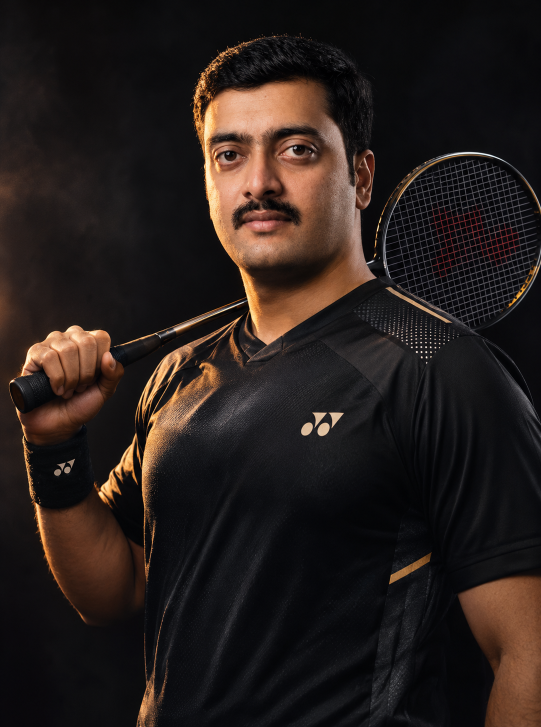
#> input picture Profile/Anto.png, 1082 x 1454 px (shown at 1/2 size); its folder holds only this picture in this run
$ python photos.py
#> lines starting #> are read from the running program, lines starting #| are printed output that depends on the picture
"""Player photos from ../Profile.

portrait: a 3:4 head-and-shoulders frame cut around the face, so every player is framed the same way:
          the face box fills about PORTRAIT_FACE of the width with its centre PORTRAIT_EYE of the way down.
          A photo too tight to allow that is used whole; only a photo smaller than the frame in both
          directions is padded with a blurred, darkened copy of itself.
avatar:   a square around the face for the small round pictures, face centre slightly above the middle.
FACE_OVERRIDE holds the face box (centre x, centre y, width, as fractions of the photo) measured with
OpenCV's frontal-face Haar cascade (opencv-python-headless < 5); Pawan looks up mid-smash, which the
cascade misses, so that one is measured by hand. A new photo needs its entry updated (or removed, to
let detection run).

To add or swap a photo: put it in ../Profile with the player's file name (any of .png .jpg .jpeg .webp).
"""
import base64, io, os, glob
from PIL import Image, ImageOps, ImageFilter, ImageEnhance

HERE = os.path.dirname(os.path.abspath(__file__))
SRC = os.path.join(HERE, '..', 'Profile')
# file name without extension: the first image in Profile/ with this name is used
FILES = {'Anto': 'Anto', 'Jothi Sai': 'sai', 'John': 'John', 'Pawan': 'Pawan', 'Dinesh': 'Dinesh', 'Pratap': 'Prathap', 'Bhanu': 'Bhanu'}
# face box: centre x, centre y (fractions of width/height) and box width (fraction of width)
FACE_OVERRIDE = {'Anto': (0.485, 0.232, 0.321), 'Jothi Sai': (0.512, 0.270, 0.197), 'John': (0.477, 0.279, 0.222),
                 'Pawan': (0.410, 0.349, 0.160), 'Dinesh': (0.566, 0.237, 0.198), 'Pratap': (0.505, 0.368, 0.412),
                 'Bhanu': (0.520, 0.171, 0.196)}
PORTRAIT_FACE = 0.30   # face box width / frame width
PORTRAIT_EYE = 0.33    # face centre height / frame height
AVATAR_SIDE = 2.3      # avatar side / face box width
RATIO = 3 / 4
PW, PH = 540, 720


def _path(p):
    stem = FILES[p].lower()
    for f in sorted(glob.glob(os.path.join(SRC, '*'))):
        if os.path.splitext(os.path.basename(f))[0].lower() == stem and f.lower().endswith(('.png', '.jpg', '.jpeg', '.webp')):
            return f
    raise FileNotFoundError(f'No photo for {p} in Profile/ (looked for {FILES[p]}.png/.jpg/.jpeg/.webp)')


def _load(p):
    im = ImageOps.exif_transpose(Image.open(_path(p)))
    if im.mode in ('RGBA', 'LA', 'P'):
        im = im.convert('RGBA'); bg = Image.new('RGB', im.size, (12, 16, 24)); bg.paste(im, mask=im.split()[-1]); im = bg
    return im.convert('RGB')


# [26 lines left out: function _detect, not called in this run]


def face(p, im):
    if p in FACE_OVERRIDE:
        fx, fy, fw = FACE_OVERRIDE[p]
        return fx * im.width, fy * im.height, fw * im.width, 'manual'
    d = _detect(im)
    if d:
        return d[0], d[1], d[2], 'detected'
    return im.width / 2, im.height * 0.28, im.width * 0.22, 'default'


def _square(im, cx, cy, side):
    side = min(side, im.width, im.height)
    x0 = min(max(cx - side / 2, 0), im.width - side); y0 = min(max(cy - side / 2, 0), im.height - side)
    return im.crop((round(x0), round(y0), round(x0 + side), round(y0 + side)))


def portrait(im, cx=None, cy=None, fw=None):
    """3:4 head-and-shoulders frame around the face (see the module note)."""
    if cx is not None:
        w = fw / PORTRAIT_FACE; h = w / RATIO
        # never ask for more than the photo has: shrink the frame (keeping 3:4) until it fits
        k = min(1.0, im.width / w, im.height / h); w *= k; h *= k
        x0 = min(max(cx - w / 2, 0), im.width - w); y0 = min(max(cy - PORTRAIT_EYE * h, 0), im.height - h)
        return im.crop((round(x0), round(y0), round(x0 + w), round(y0 + h))).resize((PW, PH), Image.LANCZOS)
    if abs(im.width / im.height - RATIO) < 0.012:
        return im.resize((PW, PH), Image.LANCZOS)
    bg = ImageOps.fit(im, (PW, PH), Image.LANCZOS).filter(ImageFilter.GaussianBlur(28))
    bg = ImageEnhance.Brightness(bg).enhance(0.45)
    fg = im.copy(); fg.thumbnail((PW, PH), Image.LANCZOS)
    bg.paste(fg, ((PW - fg.width) // 2, (PH - fg.height) // 2))
    return bg


CARD_RATIO = 5 / 7.2   # the champion card in the pop-up
CARD_FACE = 0.40       # face box width / card width
CARD_EYE = 0.36        # face centre height / card height
CARD_MIN_SRC = 340     # never blow up a crop narrower than this many source pixels


# [17 lines left out: function card, not called in this run]


def crops(p):
    im = _load(p)
    cx, cy, fw, how = face(p, im)
    # the box is roughly brow to chin: widen it to take in hair, ears and a little of the shoulders,
    # with the face centre just above the middle of the square
    side = AVATAR_SIDE * fw
    avatar = _square(im, cx, cy + 0.06 * side, side).resize((240, 240), Image.LANCZOS)
    return avatar, portrait(im, cx, cy, fw), how


# [12 lines left out: functions data_uri, all_photos, not called in this run]


if __name__ == '__main__':
    import sys
    dest = sys.argv[1] if len(sys.argv) > 1 else os.path.join(HERE, '_photo_check.jpg')
    sheet = Image.new('RGB', (7 * 250, 250 + 330), 'white')
#> sheet: PIL image 1750x580 RGB; every value is 255
    for i, p in enumerate(FILES):
        a, pt, how = crops(p)
#> in _load, im is the input picture: PIL image 1082x1454 RGB; mean R, G, B 38.9, 30.1, 27.2
#> in crops, `cx, cy, fw, how = face(p, im)`: cx = 524.8; cy = 337.3; fw = 347.3; how = 'manual'
#> in crops, `side = AVATAR_SIDE * fw`: side = 798.8
#> in _square, `x0 = min(max(cx - side / 2, 0), im.width - side)`: x0 = 125.3
#> in _square, `y0 = min(max(cy - side / 2, 0), im.height - side)`: y0 = 0
#> in _square, `return im.crop((round(x0), round(y0), round(x0 + side), round(y0 + sid..`:
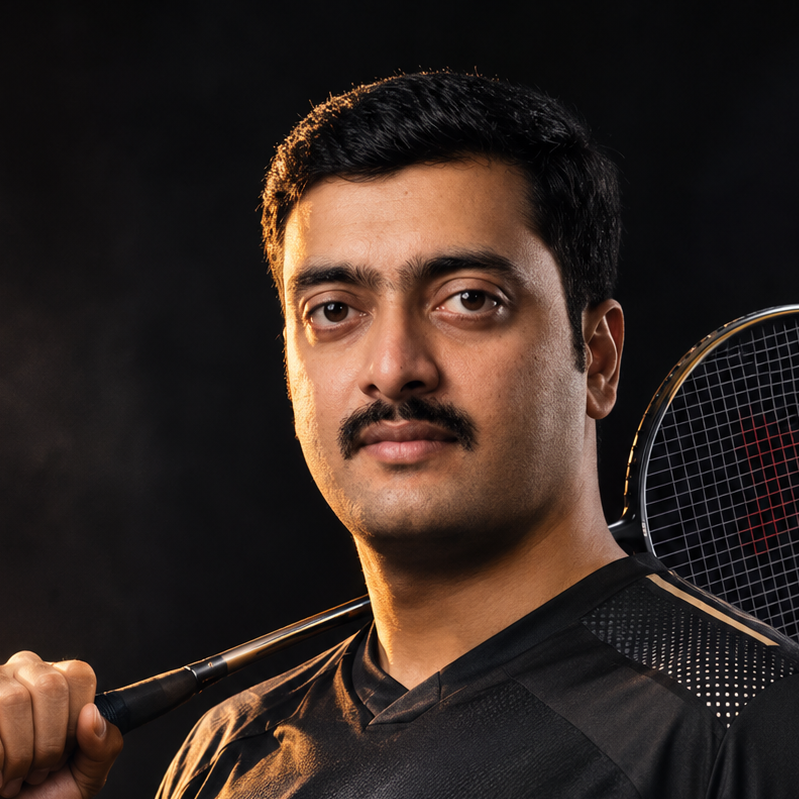
#> returned value: PIL image 799x799 RGB; mean R, G, B 52.5, 39.5, 33.7
#> in crops, `avatar = _square(im, cx, cy + 0.06 * side, side).resize((240, 240), Im..`:
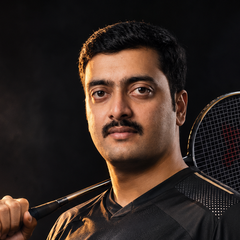
#> avatar: PIL image 240x240 RGB; mean R, G, B 52.5, 39.5, 33.7
#> in portrait, `w = fw / PORTRAIT_FACE`: w = 1157.7
#> in portrait, `h = w / RATIO`: h = 1543.7
#> in portrait, `k = min(1.0, im.width / w, im.height / h)`: k = 0.935
#> in portrait, `w *= k`: w = 1082
#> in portrait, `h *= k`: h = 1442.7
#> in portrait, `x0 = min(max(cx - w / 2, 0), im.width - w)`: x0 = 0
#> in portrait, `return im.crop((round(x0), round(y0), round(x0 + w), round(y0 + h))).r..`:
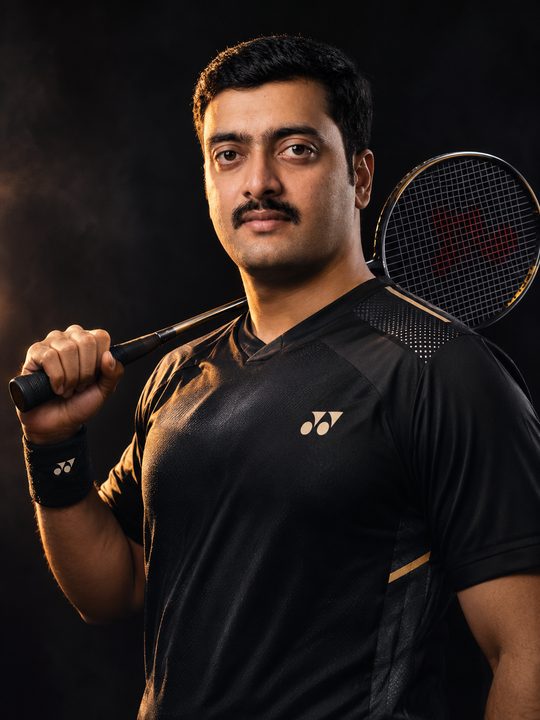
#> returned value: PIL image 540x720 RGB; mean R, G, B 39.1, 30.2, 27.3
#> how = 'manual'
        sheet.paste(a, (i * 250, 0)); sheet.paste(pt.resize((240, 320)), (i * 250, 255))
#> after `sheet.paste(a, (i * 250, 0))`:
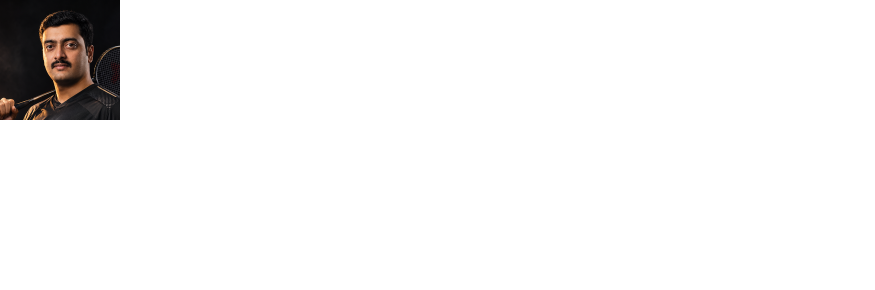
#> sheet: PIL image 1750x580 RGB (shown at 1/2 size); mean R, G, B 243.5, 242.8, 242.4
#> after `sheet.paste(pt.resize((240, 320)), (i * 250, 255))`:
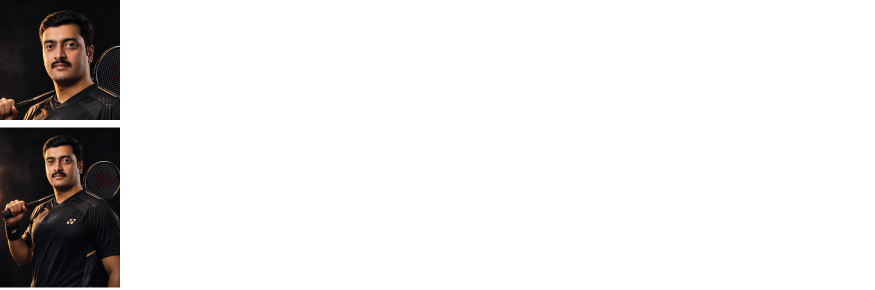
#> sheet: PIL image 1750x580 RGB (shown at 1/2 size); mean R, G, B 227.2, 225.8, 225.2
        print(p, os.path.basename(_path(p)), how)
#| Anto Anto.png manual
#> (the run stopped early here; a loop or call above may not have finished)
